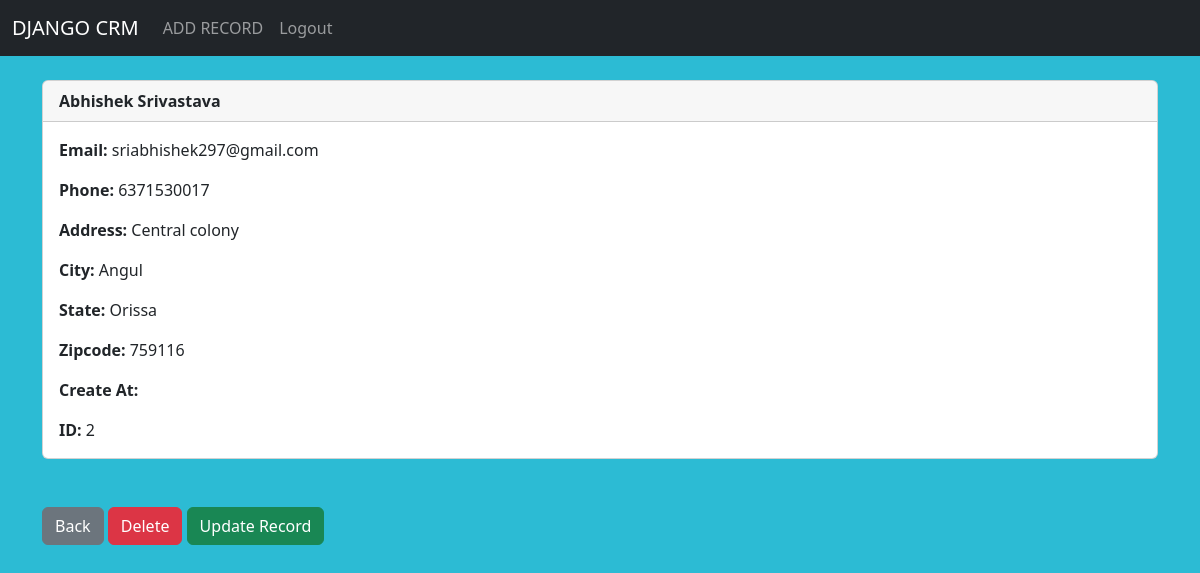
The page /record/2 (signed in) on the database its author committed.
### customerapp/models.py (models this page shows)
class Record(models.Model):
    created_date=models.DateTimeField(auto_now_add=True)
    first_name=models.CharField(max_length=30)
    last_name=models.CharField(max_length=30)
    email=models.EmailField()
    phone=models.IntegerField()
    address=models.CharField(max_length=100)
    city=models.CharField(max_length=30)
    state=models.CharField(max_length=30)
    zipcode=models.IntegerField()
    def __str__(self):
        return (f'{self.first_name}, {self.last_name}')

### customerapp/views.py (the view)
# urls.py: path('record/<int:pk>', views.customer_record, name='record'),
def customer_record(request,pk):
    if request.user.is_authenticated:
        customer_record=Record.objects.get(id=pk)
        print(customer_record)
        return render(request,'record.html', {'customer_record': customer_record})
    else:
        messages.info(request,'you must login to view record')
        return redirect('home')

### templates/record.html (shortened to what this page needs)
{% extends 'base.html' %}
{% block content %}
<div class="card">
  <div class="card-header"><strong>
    	{{ customer_record.first_name }}
		{{ customer_record.last_name }}</strong>
  </div>
  <div class="card-body">
<p class="card-text">
<strong>Email: </strong>{{ customer_record.email }}</p>
<p class="card-text">
<strong>Phone: </strong>{{ customer_record.phone }}
</p>
<p class="card-text">
<strong>Address: </strong>{{ customer_record.address }}</p>
<p class="card-text">
<strong>City: </strong>{{ customer_record.city }}</p>
<p class="card-text">
<strong>State: </strong>{{ customer_record.state }}</p>
<p class="card-text">
<strong>Zipcode: </strong>{{ customer_record.zipcode }}</p>
<p class="card-text">
<strong>Create At: </strong>{{ customer_record.created_at }}</p>
<p class="card-text">
<strong>ID: </strong>{{ customer_record.id }}</p>
  </div>
</div>
<br/><br/>
<a href="/" class="btn btn-secondary">Back</a>
<a href="{% url 'delete_record' customer_record.id %}" class="btn btn-danger">Delete</a>
 <a href="{% url 'update_record' customer_record.id %}" class="btn btn-success">Update Record</a>
{% endblock %}

### rows shown on the page
Record: first_name "Abhishek", last_name "Srivastava", email "sriabhishek297@gmail.com", phone "6371530017", address "Central colony", city "Angul", state "Orissa", zipcode "759116", id "2"
